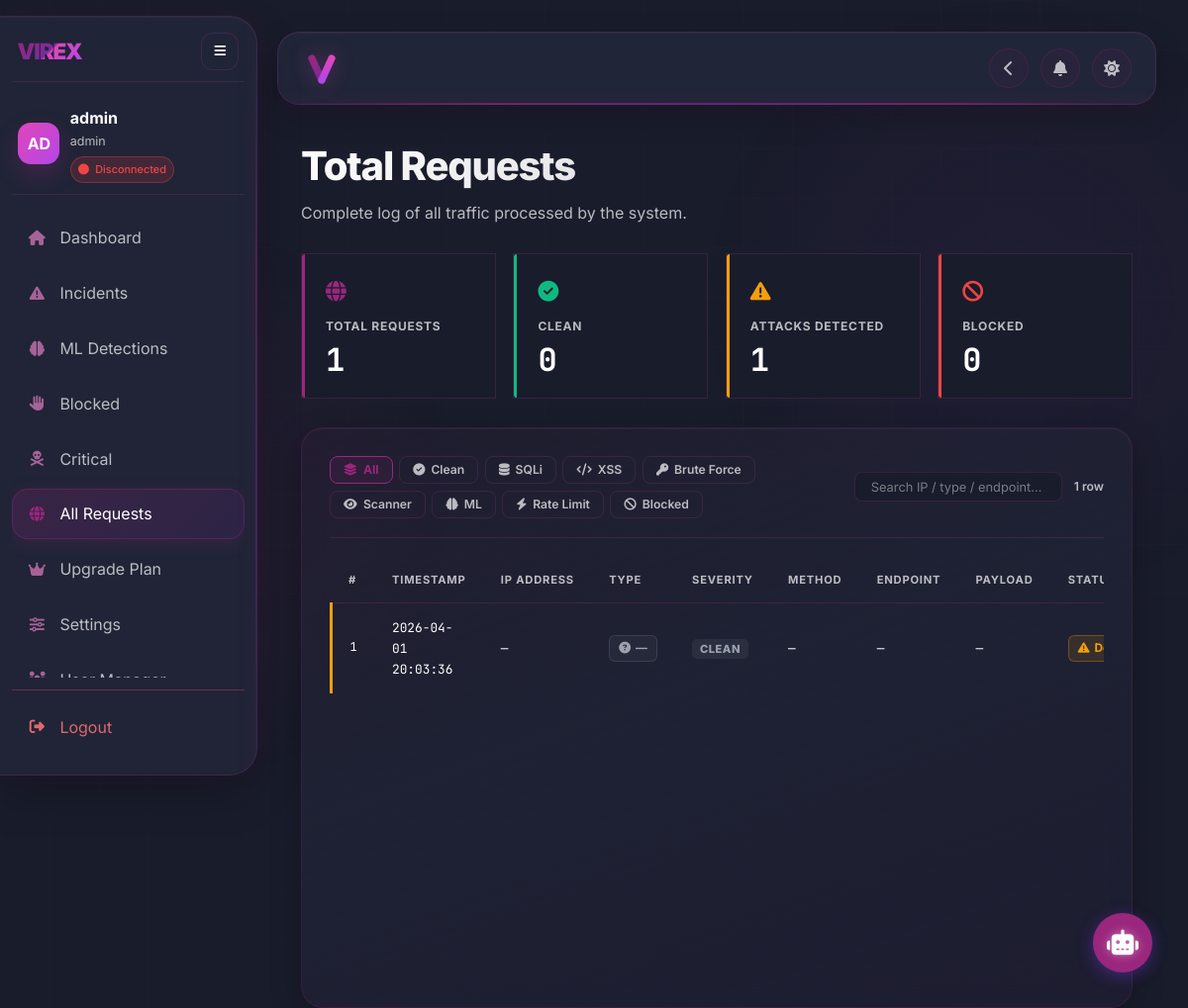
Screenshot of /requests (signed in) with the database file from the repository.
### tables this page shows
CREATE TABLE users (
    user_id INTEGER PRIMARY KEY AUTOINCREMENT,
    username TEXT NOT NULL UNIQUE,
    password_hash TEXT NOT NULL,
    email TEXT UNIQUE,
    role_id INTEGER,
    department_id INTEGER,
    is_active BOOLEAN DEFAULT 1,
    last_login TIMESTAMP,
    created_at TIMESTAMP DEFAULT CURRENT_TIMESTAMP,
    updated_at TIMESTAMP, reset_token TEXT, reset_token_expiry TIMESTAMP,
    FOREIGN KEY (role_id) REFERENCES roles(role_id),
    FOREIGN KEY (department_id) REFERENCES departments(department_id)
);

CREATE TABLE roles (
    role_id INTEGER PRIMARY KEY AUTOINCREMENT,
    name TEXT NOT NULL,
    description TEXT,
    created_at TIMESTAMP DEFAULT CURRENT_TIMESTAMP
);

### app/dashboard/routes.py (the view)
    @app.route('/requests')
    @token_required
    def requests_page(current_user):
        logs = dashboard.load_audit_log()
        logs.sort(key=lambda x: x.get('timestamp', ''), reverse=True)
        return render_template('requests.html', logs=logs, title="Total Requests", user=current_user)

### app/templates/requests.html (shortened to what this page needs)
{% extends "sidebar_layout.html" %} {% set active_page = 'requests' %}  {% block stylesheets %}
<link
  rel="stylesheet"
  href="{{ url_for('static', filename='css/requests.css') }}"
/>
{% endblock %} {% block content %}
<main class="main-content">
  <header class="section-title">
    <h1>{{ title }}</h1>
    <p>Complete log of all traffic processed by the system.</p>
  </header>
  {% set total = logs | length %} {% set clean = logs |
  selectattr('attack_type', 'equalto', 'Clean') | list | length %} {% set
  attacks = total - clean %} {% set blocked_count = logs | selectattr('blocked',
  'equalto', true) | list | length %}
  <div class="req-summary">
    <div class="req-card card-total">
      <div class="req-card-icon"><i class="fas fa-globe"></i></div>
      <div class="req-card-label">Total Requests</div>
      <div class="req-card-value">{{ total }}</div>
    </div>
    <div class="req-card card-clean">
      <div class="req-card-icon">
        <i class="fas fa-circle-check"></i>
      </div>
      <div class="req-card-label">Clean</div>
      <div class="req-card-value">{{ clean }}</div>
    </div>
    <div class="req-card card-attack">
      <div class="req-card-icon">
        <i class="fas fa-triangle-exclamation"></i>
      </div>
      <div class="req-card-label">Attacks Detected</div>
      <div class="req-card-value">{{ attacks }}</div>
    </div>
    <div class="req-card card-blocked">
      <div class="req-card-icon"><i class="fas fa-ban"></i></div>
      <div class="req-card-label">Blocked</div>
      <div class="req-card-value">{{ blocked_count }}</div>
    </div>
  </div>
  <div class="table-card">
     {% if user.role == 'admin' %}
    <div class="req-toolbar">
      <div class="filter-group">
        <button
          class="filter-btn filter-all active"
          onclick="filterTable('all', this)"
        >
          <i class="fas fa-layer-group"></i> All
        </button>
        <button
          class="filter-btn filter-clean"
          onclick="filterTable('clean', this)"
        >
          <i class="fas fa-circle-check"></i> Clean
        </button>
        <button
          class="filter-btn filter-sqli"
          onclick="filterTable('sqli', this)"
        >
          <i class="fas fa-database"></i> SQLi
        </button>
        <button
          class="filter-btn filter-xss"
          onclick="filterTable('xss', this)"
        >
          <i class="fas fa-code"></i> XSS
        </button>
        <button
          class="filter-btn filter-brute"
          onclick="filterTable('brute', this)"
        >
          <i class="fas fa-key"></i> Brute Force
        </button>
        <button
          class="filter-btn filter-scanner"
          onclick="filterTable('scanner', this)"
        >
          <i class="fas fa-eye"></i> Scanner
        </button>
        <button class="filter-btn filter-ml" onclick="filterTable('ml', this)">
          <i class="fas fa-brain"></i> ML
        </button>
        <button
          class="filter-btn filter-rate"
          onclick="filterTable('rate', this)"
        >
          <i class="fas fa-bolt"></i> Rate Limit
        </button>
        <button
          class="filter-btn filter-blocked"
          onclick="filterTable('blocked', this)"
        >
          <i class="fas fa-ban"></i> Blocked
        </button>
      </div>
      <input
        class="req-search"
        type="text"
        placeholder="Search IP / type / endpoint…"
        oninput="searchTable(this.value)"
      />
      <span class="row-count" id="row-count"></span>
    </div>
    {% endif %}
    <div class="req-table-wrap">
      <table class="req-table" id="req-table">
        <thead>
          <tr>
            <th>#</th>
            <th>Timestamp</th>
            <th class="admin-only">IP Address</th>
            <th>Type</th>
            <th>Severity</th>
            <th class="admin-only">Method</th>
            <th class="admin-only">Endpoint</th>
            <th class="admin-only">Payload</th>
            <th>Status</th>
          </tr>
        </thead>
        <tbody id="req-tbody">
          {% for log in logs %} {% set t = (log.attack_type or log.type or '') |
          lower %} {% if log.blocked %}{% set row_tint = 'row-blocked-tint' %}
          {% elif 'clean' in t %}{% set row_tint = 'row-clean-tint' %} {% else
          %}{% set row_tint = 'row-attack-tint' %}{% endif %}
          <tr
            class="{{ row_tint }}"
            data-type="{{ t }}"
            data-blocked="{{ 'true' if log.blocked else 'false' }}"
            data-search="{{ (log.ip or '') ~ ' ' ~ (log.attack_type or '') ~ ' ' ~ (log.endpoint or '') | lower }}"
          >
            <td class="mono idx-cell">{{ loop.index }}</td>
            <td class="mono">{{ log.timestamp }}</td>
            <td class="admin-only mono">{{ log.ip or '—' }}</td>
            <td>
              {% if user.role == 'admin' %} {% if 'sql' in t %}<span
                class="threat-badge t-sqli"
                ><i class="fas fa-database"></i> {{ log.attack_type }}</span
              >
              {% elif 'xss' in t %}<span class="threat-badge t-xss"
                ><i class="fas fa-code"></i> {{ log.attack_type }}</span
              >
              {% elif 'brute' in t %}<span class="threat-badge t-brute"
                ><i class="fas fa-key"></i> {{ log.attack_type }}</span
              >
              {% elif 'scan' in t %}<span class="threat-badge t-scanner"
                ><i class="fas fa-eye"></i> {{ log.attack_type }}</span
              >
              {% elif 'ml' in t or 'anomaly' in t %}<span
                class="threat-badge t-ml"
                ><i class="fas fa-brain"></i> {{ log.attack_type }}</span
              >
              {% elif 'rate' in t %}<span class="threat-badge t-rate"
                ><i class="fas fa-bolt"></i> {{ log.attack_type }}</span
              >
              {% elif 'clean' in t %}<span class="threat-badge t-clean"
                ><i class="fas fa-circle-check"></i> Clean</span
              >
              {% else %}<span class="threat-badge t-unknown"
                ><i class="fas fa-circle-question"></i> {{ log.attack_type or
                '—' }}</span
              >
              {% endif %} {% endif %}
            </td>
            <td>
              {% set sev = (log.severity or 'clean') | lower %}
              <span class="sev-badge sev-{{ sev }}"
                >{{ log.severity or 'Clean' }}</span
              >
            </td>
            <td class="admin-only mono method-cell">{{ log.method or '—' }}</td>
            <td class="admin-only mono payload-td">
              {{ log.endpoint or '—' }}
            </td>
            <td class="admin-only mono payload-td">
              {{ log.payload or log.snippet or log.description or '—' }}
            </td>
            <td>
              {% if log.blocked %}<span class="status-badge s-blocked"
                ><i class="fas fa-ban"></i> Blocked</span
              >
              {% elif log.ml_detected %}<span class="status-badge s-ml"
                ><i class="fas fa-brain"></i> ML Detected</span
              >
              {% elif log.attack_type == 'Clean' %}<span
                class="status-badge s-allowed"
                ><i class="fas fa-circle-check"></i> Allowed</span
              >
              {% else %}<span class="status-badge s-detected"
                ><i class="fas fa-triangle-exclamation"></i> Detected</span
              >
              {% endif %}
            </td>
          </tr>
          {% else %}
          <tr class="empty-row">
            <td colspan="9">
              <i class="fas fa-inbox"></i>No requests logged yet.
            </td>
          </tr>
          {% endfor %}
        </tbody>
      </table>
    </div>
  </div>
</main>
{% endblock %}

### app/templates/sidebar_component.html (shortened to what this page needs)
<aside class="sidebar modern-sidebar" id="sidebar" aria-expanded="true">
  <div class="modern-sidebar__brand-row">
    <div class="sidebar-brand modern-sidebar__brand" style="display: flex; align-items: center; gap: 4px;">
      <span class="brand-v-icon">VIREX</span>
    </div>
    <button
      type="button"
      class="modern-sidebar__toggle"
      data-sidebar-toggle
      data-sidebar-target="sidebar"
      aria-label="Toggle sidebar"
      aria-controls="sidebar"
      aria-expanded="true"
    >
      <i class="fas fa-bars"></i>
    </button>
  </div>
  <div class="modern-sidebar__profile">
    <div class="modern-sidebar__profile-main">
      <div class="modern-sidebar__avatar" aria-hidden="true">
        {% if user and user.avatar_url %}
        <img
          src="{{ user.avatar_url }}"
          alt="avatar"
          style="
            width: 100%;
            height: 100%;
            object-fit: cover;
            border-radius: 13px;
          "
        />
        {% else %}
          {% if user and user.full_name %}
            {{ user.full_name[:2]|upper }}
          {% else %}
            {{ (user.username[:2] if user and user.username else 'US')|upper }}
          {% endif %}
        {% endif %}
      </div>
      <div class="modern-sidebar__profile-copy">
        <div class="modern-sidebar__username" id="sidebar-username" style="display: flex; align-items: center; gap: 8px;">
          {{ user.full_name if user and user.full_name else (user.username if user else 'User') }}
        </div>
        <div class="modern-sidebar__role">
          {{ user.role if user else 'Role' }}
        </div>
        <div
          class="modern-sidebar__status user-connection-status"
          id="sidebar-connection-status"
        >
        </div>
      </div>
    </div>
  </div>
  <nav class="modern-sidebar__nav" aria-label="Primary">
    <a
      href="/dashboard"
      class="modern-sidebar__item {% if active_page == 'dashboard' %}active{% endif %}"
    >
      <span class="modern-sidebar__icon"><i class="fas fa-home"></i></span>
      <span class="modern-sidebar__label">Dashboard</span>
    </a>
    <a
      href="/incidents"
      class="modern-sidebar__item {% if active_page == 'incidents' %}active{% endif %}"
    >
      <span class="modern-sidebar__icon"
        ><i class="fas fa-exclamation-triangle"></i
      ></span>
      <span class="modern-sidebar__label">Incidents</span>
    </a>
    <a
      href="/ml-detections"
      class="modern-sidebar__item {% if active_page == 'ml-detections' %}active{% endif %}"
    >
      <span class="modern-sidebar__icon"><i class="fas fa-brain"></i></span>
      <span class="modern-sidebar__label">ML Detections</span>
    </a>
    <a
      href="/blocked_page"
      class="modern-sidebar__item {% if active_page == 'blocked' %}active{% endif %}"
    >
      <span class="modern-sidebar__icon"><i class="fas fa-hand"></i></span>
      <span class="modern-sidebar__label">Blocked</span>
    </a>
    <a
      href="/critical"
      class="modern-sidebar__item {% if active_page == 'critical' %}active{% endif %}"
    >
      <span class="modern-sidebar__icon"
        ><i class="fas fa-skull-crossbones"></i
      ></span>
      <span class="modern-sidebar__label">Critical</span>
    </a>
    <a
      href="/requests"
      class="modern-sidebar__item {% if active_page == 'requests' %}active{% endif %}"
    >
      <span class="modern-sidebar__icon"><i class="fas fa-globe"></i></span>
      <span class="modern-sidebar__label">All Requests</span>
    </a>
    <a
      href="/pricing"
      class="modern-sidebar__item {% if active_page == 'pricing' %}active{% endif %}"
    >
      <span class="modern-sidebar__icon"><i class="fas fa-crown"></i></span>
      <span class="modern-sidebar__label">Upgrade Plan</span>
    </a>
    <a
      href="/settings"
      class="modern-sidebar__item {% if active_page == 'settings' %}active{% endif %}"
    >
      <span class="modern-sidebar__icon"><i class="fas fa-sliders"></i></span>
      <span class="modern-sidebar__label">Settings</span>
    </a>
    {% if user and user.role == 'admin' %}
    <a
      href="/user-manager"
      class="modern-sidebar__item {% if active_page == 'user-manager' %}active{% endif %}"
    >
      <span class="modern-sidebar__icon"
        ><i class="fas fa-users-gear"></i
      ></span>
      <span class="modern-sidebar__label">User Manager</span>
    </a>
    {% endif %}
  </nav>
  <div class="modern-sidebar__footer">
    <button type="button" class="modern-sidebar__logout" id="logout-btn">
      <span class="modern-sidebar__icon"
        ><i class="fas fa-right-from-bracket"></i
      ></span>
      <span class="modern-sidebar__label">Logout</span>
    </button>
  </div>
</aside>

### rows the page displays
users: username "AD", username "admin"
roles: name "admin"

### other values shown
{{ title }} "Total Requests"
{{ total }} "1"
{{ clean }} "0"
{{ attacks }} "1"
{{ blocked_count }} "0"
{{ log.timestamp }} "2026-04-01 20:03:36"
{{ log.ip or '—' }} "—"
{{ log.attack_type or
                '—' }} "—"
{{ log.severity or 'Clean' }} "CLEAN"
{{ log.method or '—' }} "—"
{{ log.endpoint or '—' }} "—"
{{ log.payload or log.snippet or log.description or '—' }} "—"
